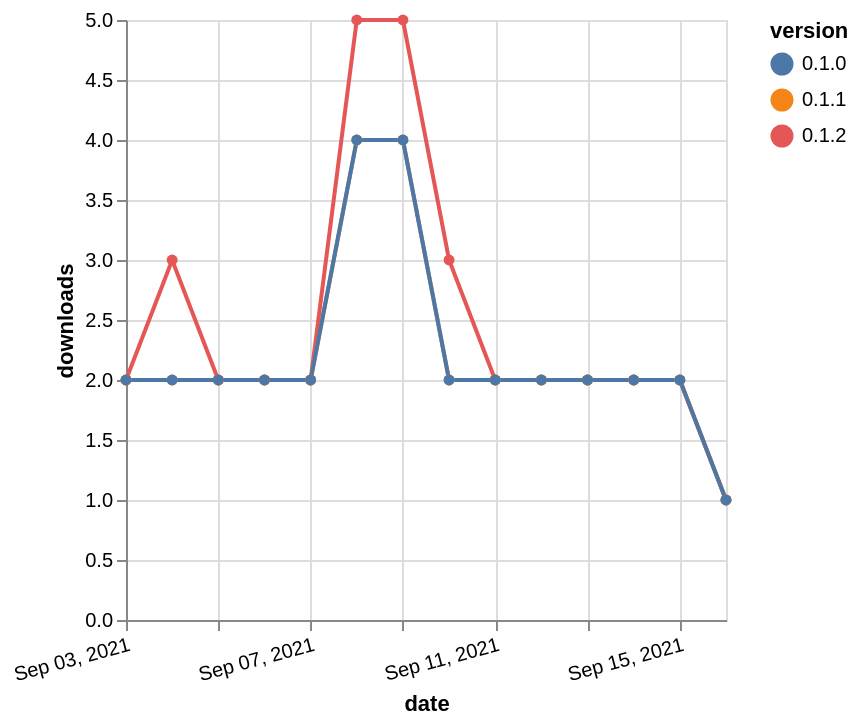

Write the Vega-Lite specification saved for this chart.
### Vega-Lite specification from a JSON file in a GitHub repository (floating-point values rounded to 4 significant figures)
{"$schema": "https://vega.github.io/schema/vega-lite/v5.json", "description": "A simple bar chart with embedded data.", "data": {"values": [{"date": "2021-09-03", "total": 2966, "delta": 2, "version": "0.1.2"}, {"date": "2021-09-04", "total": 2969, "delta": 3, "version": "0.1.2"}, {"date": "2021-09-05", "total": 2971, "delta": 2, "version": "0.1.2"}, {"date": "2021-09-06", "total": 2973, "delta": 2, "version": "0.1.2"}, {"date": "2021-09-07", "total": 2975, "delta": 2, "version": "0.1.2"}, {"date": "2021-09-08", "total": 2980, "delta": 5, "version": "0.1.2"}, {"date": "2021-09-09", "total": 2985, "delta": 5, "version": "0.1.2"}, {"date": "2021-09-10", "total": 2988, "delta": 3, "version": "0.1.2"}, {"date": "2021-09-11", "total": 2990, "delta": 2, "version": "0.1.2"}, {"date": "2021-09-12", "total": 2992, "delta": 2, "version": "0.1.2"}, {"date": "2021-09-13", "total": 2994, "delta": 2, "version": "0.1.2"}, {"date": "2021-09-14", "total": 2996, "delta": 2, "version": "0.1.2"}, {"date": "2021-09-15", "total": 2998, "delta": 2, "version": "0.1.2"}, {"date": "2021-09-16", "total": 2999, "delta": 1, "version": "0.1.2"}, {"date": "2021-09-03", "total": 2666, "delta": 2, "version": "0.1.1"}, {"date": "2021-09-04", "total": 2668, "delta": 2, "version": "0.1.1"}, {"date": "2021-09-05", "total": 2670, "delta": 2, "version": "0.1.1"}, {"date": "2021-09-06", "total": 2672, "delta": 2, "version": "0.1.1"}, {"date": "2021-09-07", "total": 2674, "delta": 2, "version": "0.1.1"}, {"date": "2021-09-08", "total": 2678, "delta": 4, "version": "0.1.1"}, {"date": "2021-09-09", "total": 2682, "delta": 4, "version": "0.1.1"}, {"date": "2021-09-10", "total": 2684, "delta": 2, "version": "0.1.1"}, {"date": "2021-09-11", "total": 2686, "delta": 2, "version": "0.1.1"}, {"date": "2021-09-12", "total": 2688, "delta": 2, "version": "0.1.1"}, {"date": "2021-09-13", "total": 2690, "delta": 2, "version": "0.1.1"}, {"date": "2021-09-14", "total": 2692, "delta": 2, "version": "0.1.1"}, {"date": "2021-09-15", "total": 2694, "delta": 2, "version": "0.1.1"}, {"date": "2021-09-16", "total": 2695, "delta": 1, "version": "0.1.1"}, {"date": "2021-09-03", "total": 2625, "delta": 2, "version": "0.1.0"}, {"date": "2021-09-04", "total": 2627, "delta": 2, "version": "0.1.0"}, {"date": "2021-09-05", "total": 2629, "delta": 2, "version": "0.1.0"}, {"date": "2021-09-06", "total": 2631, "delta": 2, "version": "0.1.0"}, {"date": "2021-09-07", "total": 2633, "delta": 2, "version": "0.1.0"}, {"date": "2021-09-08", "total": 2637, "delta": 4, "version": "0.1.0"}, {"date": "2021-09-09", "total": 2641, "delta": 4, "version": "0.1.0"}, {"date": "2021-09-10", "total": 2643, "delta": 2, "version": "0.1.0"}, {"date": "2021-09-11", "total": 2645, "delta": 2, "version": "0.1.0"}, {"date": "2021-09-12", "total": 2647, "delta": 2, "version": "0.1.0"}, {"date": "2021-09-13", "total": 2649, "delta": 2, "version": "0.1.0"}, {"date": "2021-09-14", "total": 2651, "delta": 2, "version": "0.1.0"}, {"date": "2021-09-15", "total": 2653, "delta": 2, "version": "0.1.0"}, {"date": "2021-09-16", "total": 2654, "delta": 1, "version": "0.1.0"}]}, "width": "container", "mark": {"type": "line", "point": {"filled": true}}, "encoding": {"x": {"field": "date", "type": "temporal", "timeUnit": "yearmonthdate", "title": "date", "axis": {"labelAngle": -15}}, "y": {"field": "delta", "type": "quantitative", "title": "downloads"}, "color": {"field": "version", "type": "nominal"}, "tooltip": {"field": "delta"}}}
